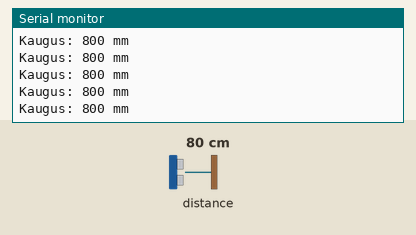
Simulated run of this sketch. Board: ESP32. On the bench: the last lines printed to the serial monitor. The test bench sets the inputs (shaded band); at power-on: distance to the obstacle 80 cm.

Above: at 1.2 s.
1.3 s: distance to the obstacle set to 250 cm
At 1.6 s:
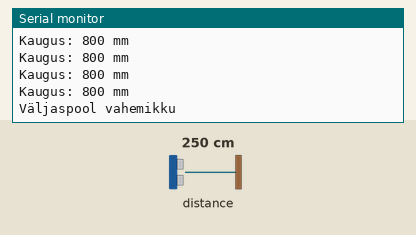
3.3 s: distance to the obstacle set to 2 cm
At 3.47 s:
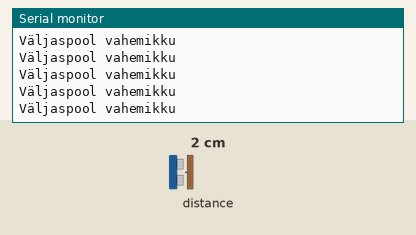

The sketch:

laserTest.ino
```cpp
#include <Wire.h>
#include "Adafruit_VL53L0X.h"

#define SDA_PIN   12
#define SCL_PIN   16

Adafruit_VL53L0X vl53;

void setup() {
  Serial.begin(115200);
  Wire.begin(SDA_PIN, SCL_PIN);

  Serial.println("Otsin VL53L0X...");
  if (vl53.begin(0x29, false, &Wire)) {
    Serial.println("VL53L0X OK!");
  } else {
    Serial.println("VL53L0X ei leitud!");
  }
}

void loop() {
  VL53L0X_RangingMeasurementData_t m;
  vl53.rangingTest(&m, false);
  if (m.RangeStatus != 4) {
    Serial.printf("Kaugus: %d mm\n", m.RangeMilliMeter);
  } else {
    Serial.println("Väljaspool vahemikku");
  }
  delay(200);
}
```

Measured:
- after the input at 1.3 s, the serial monitor: prints a new line after 0.13 s (image 1)
